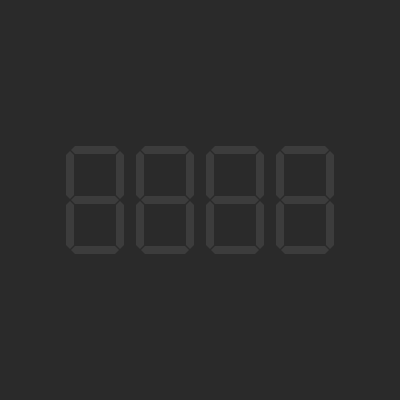
Frame 1 (no input)
Frame 60 (no input): identical to frame 1, image omitted
Frame 120 (the mouse pressed at the canvas centre since frame 60): identical to frame 1, image omitted

The p5.js sketch that drew this single still picture (run headless with seeded random() and noise() and a simulated clock; from frame 60 on, the mouse is pressed at the canvas centre):

// p5.js sketch
// ── sketch.js
// 0GFEDCBA Format
const HEX = [0x3F, 0x06, 0x5B, 0x4F, 0x66, 0x6D, 0x7D, 0x07, 0x7F, 0x6F];

let displays = [];

function setup() {
  createCanvas(400, 400);
  
  for (let i = 0; i < 4; ++i) {
    displays.push(new SevenSegmentDisplay(70 + 70 * i, 150));
  }
  
  setInterval(() => setNumber(floor(random(10000))), 2000);
}

function draw() {
  background(42);
  
  for (let display of displays) {
    display.draw();
  }
}

function setNumber(num) {
  let digits = floor(log(num) / log(10) + 1e-10) + 1;
  
  for (let i = displays.length - 1; i >= 0; --i) {
    if (digits > 0) {
      displays[i].hex = HEX[num % 10];
    } else {
      displays[i].hex = 0x0;
    }
    
    num = floor(num / 10);
    --digits;
  }
}

// ── display.js
const SIZE = 50;
const THICK = 4;
const SPACE = 1;

function SevenSegmentDisplay(x, y) {
  this.pos = createVector(x, y);
  this.hex = 0x0;
}

SevenSegmentDisplay.prototype.draw = function() {
  push();
  translate(this.pos.x, this.pos.y);
  drawSegment(0, 0, true,  this.hex >> 0 & 1); // A (Top)
  drawSegment(1, 0, false, this.hex >> 1 & 1); // B (Top-Right)
  drawSegment(1, 1, false, this.hex >> 2 & 1); // C (Bot-Right)
  drawSegment(0, 2, true,  this.hex >> 3 & 1); // D (Bot)
  drawSegment(0, 1, false, this.hex >> 4 & 1); // E (Bot-Left)
  drawSegment(0, 0, false, this.hex >> 5 & 1); // F (Top-Left)
  drawSegment(0, 1, true,  this.hex >> 6 & 1); // G (Mid)
  pop();
}

function drawSegment(iX, iY, isHorizontal, isEnabled) {
  push();
  translate(SIZE * iX, SIZE * iY);
  rotate(isHorizontal ? 0 : PI/2);
  noStroke();
  fill(isEnabled ? color(20, 150, 0) : color(60));
  beginShape();
  vertex(SPACE, 0);
  vertex(SPACE + THICK, THICK);
  vertex(SIZE - (SPACE + THICK), THICK);
  vertex(SIZE - SPACE, 0);
  vertex(SIZE - (SPACE + THICK), -THICK);
  vertex(SPACE + THICK, -THICK);
  endShape(CLOSE);
  pop();
}
